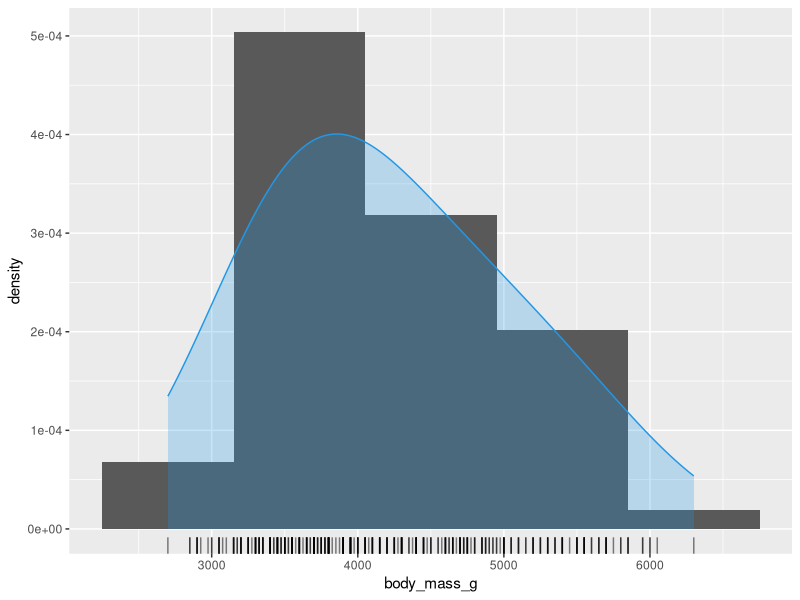
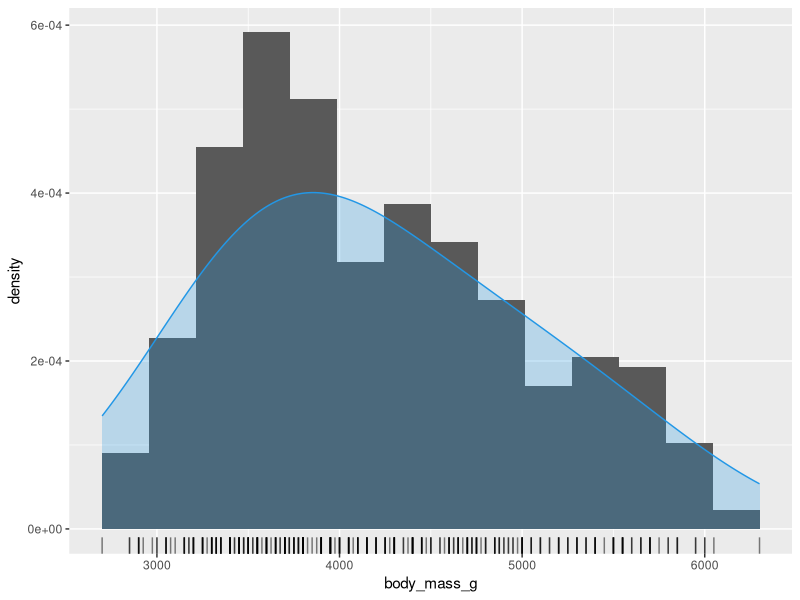
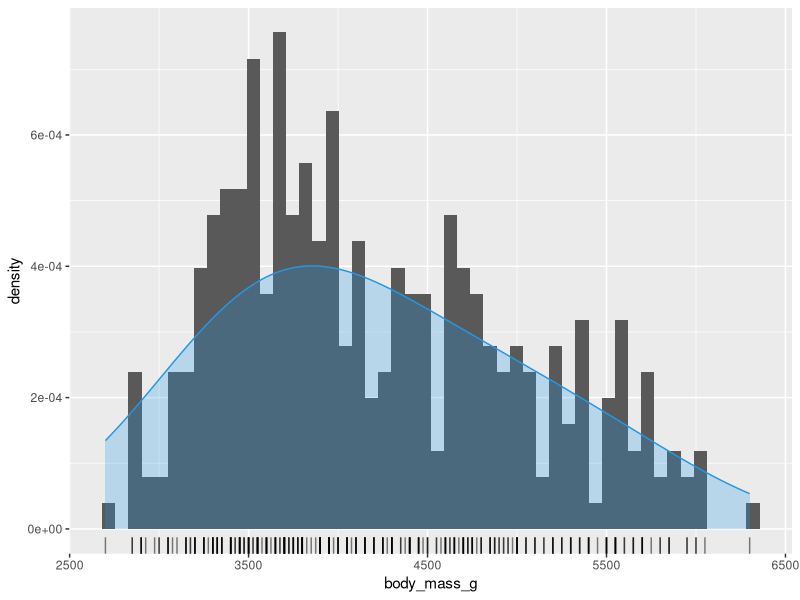
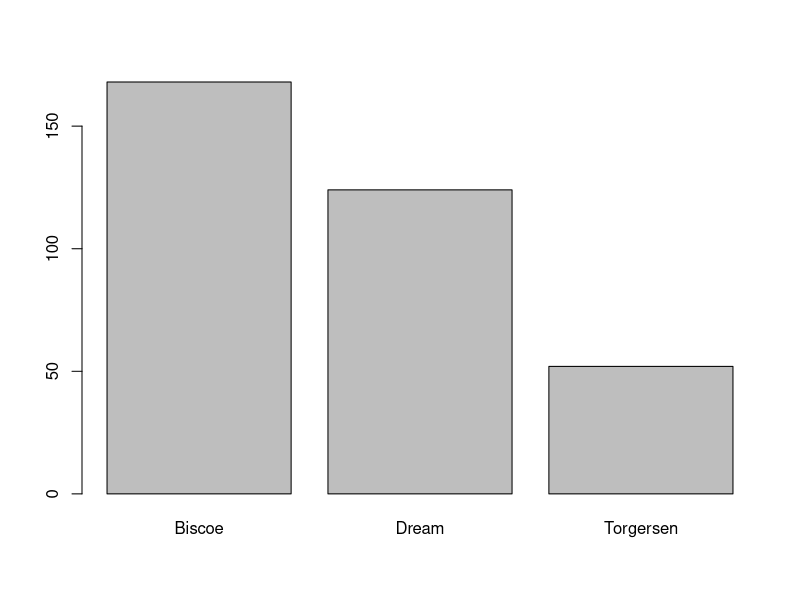
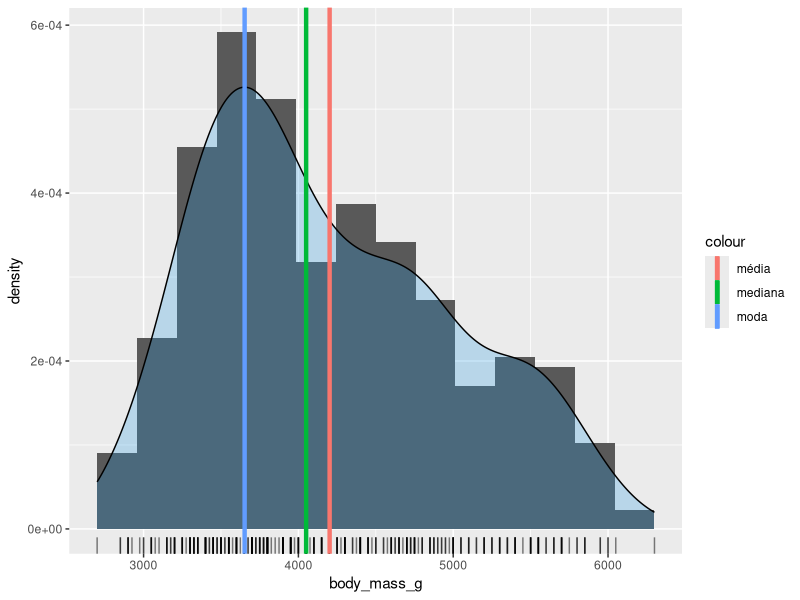
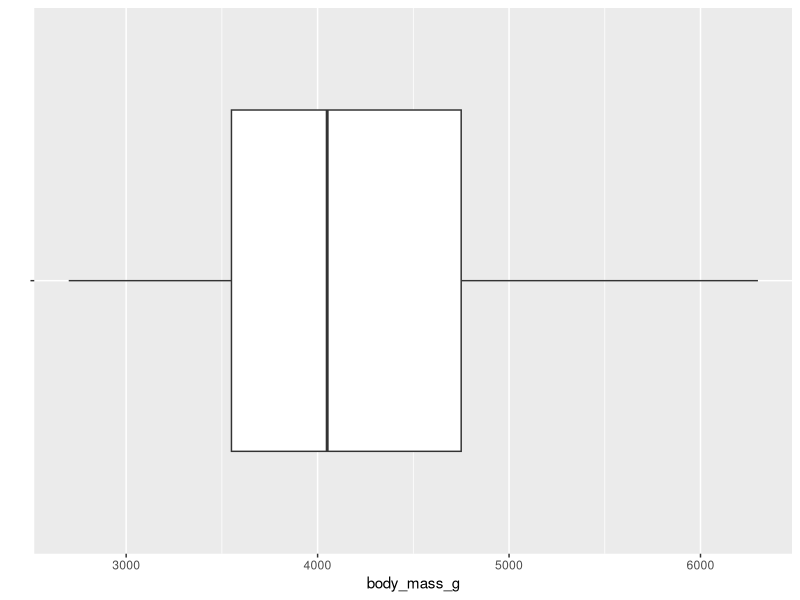
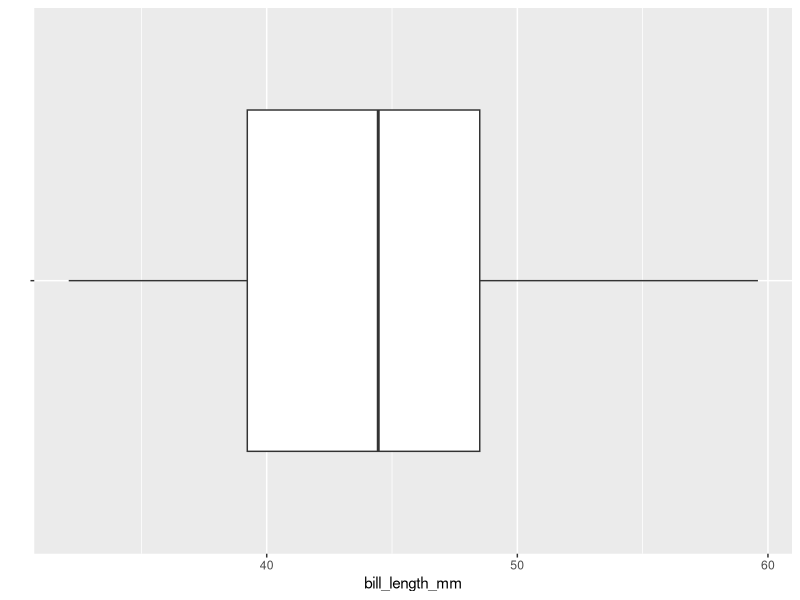
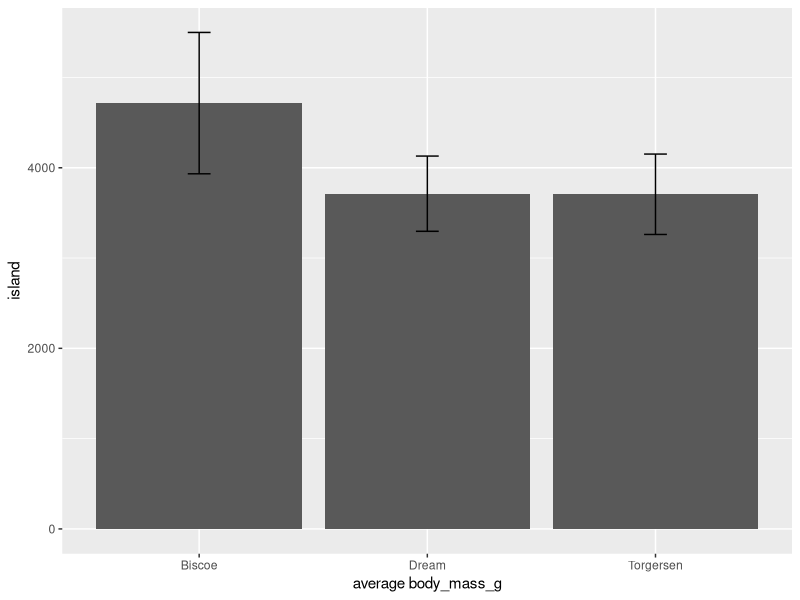

These figures' R source, in order:
## ---- chunk 1
library(tidyverse)
library(palmerpenguins)
library(dplyr)
library(knitr)


## ---- chunk 2

# Carregar a base de dados e gerar um glimpse
data(penguins)
glimpse(penguins)


## ---- chunk 3
# verifica início da tabela
head(penguins)

# verifica final da tabela
tail(penguins)

# nomes das variáveis
names(penguins)

# número de colunas (variáveis)
ncol(penguins)

# número de observações
nrow(penguins)

# dimensões da tabela
dim(penguins)
## ---- chunk 4
#| label: tbl-penguins
#| tbl-cap: Conjunto de dados `penguins` (primeiras 25 observações).

# gera tabela de dados
#library(knitr)
kable(head(penguins, n = 25))
## ---- chunk 5
#| label: fig-palmerpenguins-hist-body_mass_g
#| layout-ncol: 3
#| fig-asp: 0.75
#| fig-cap: Histogramas de `body_mass_g` para diferentes números de bins
#| fig-subcap: 
#|   - (bins = 5)
#|   - (bins = 15)
#|   - (bins = 50)
#| warning: false

# Histograma de `body_mass_g`
ggplot(penguins, aes(x = body_mass_g)) +
  geom_histogram(aes(y = after_stat(density)), bins = 5) +
  # adiciona linha de densidade estimada (suavização)
  geom_density(lwd = 0.5, colour = 4, fill = 4, alpha = 0.25, adjust = 2.5) +
  # adiciona dispersão unidimensional de `body_mass_g`
  geom_rug(alpha = 0.5)


# Histograma de `body_mass_g`
ggplot(penguins, aes(x = body_mass_g)) +
  geom_histogram(aes(y = after_stat(density)), bins = 15) +
  # adiciona linha de densidade estimada (suavização)
  geom_density(lwd = 0.5, colour = 4, fill = 4, alpha = 0.25, adjust = 2.5) +
  # adiciona dispersão unidimensional de `body_mass_g`
  geom_rug(alpha = 0.5)


# Histograma de `body_mass_g`
ggplot(penguins, aes(x = body_mass_g)) +
  geom_histogram(aes(y = after_stat(density)), bins = 50) +
  # adiciona linha de densidade estimada (suavização)
  geom_density(lwd = 0.5, colour = 4, fill = 4, alpha = 0.25, adjust = 2.5) +
  # adiciona dispersão unidimensional de `body_mass_g`
  geom_rug(alpha = 0.5)

## ---- chunk 6
#| label: fig-penguins-barplot-island
#| fig-asp: 0.75
#| fig-cap: Número de ocorrências em cada classe da variável `island`.
#| warning: false

penguins %>% 
  # seleciona variável `island`
  select(island) %>%
  
  # conta número de ocorrências em cada uma das classes da variável `island` 
  table %>%
  # imprime tabela
  print %>%
  # constrói barplot
    barplot
## ---- chunk 7
#| label: fig-medidas-localizacao-body_mass_g
#| fig-asp: 0.75
#| fig-cap: Medidas de centro ou localização para variável `body_mass_g`.
#| warning: false

# Remover valores ausentes de 'body_mass_g'
body_mass_g_clean <- na.omit(penguins$body_mass_g)

# Estimar a densidade usando o vetor sem NA
density_estimate <- density(body_mass_g_clean)
mean_value   <- mean(body_mass_g_clean)
median_value <- median(body_mass_g_clean)
mode_value   <- density_estimate$x[which.max(density_estimate$y)]

ggplot(penguins, aes(x = body_mass_g)) +
  geom_histogram(aes(y = after_stat(density)), bins = 15) +
  # adiciona linha de densidade estimada (suavização)
  geom_density(lwd = 0.5, fill = 4, alpha = 0.25) +
  # adiciona dispersão unidimensional de `body_mass_g`
  geom_rug(alpha = 0.5) +
  # adiciona "média"
  geom_vline(aes(xintercept = mean(body_mass_g_clean), color = "média"),
             lwd = 1.5, show.legend = TRUE) + 
  # adiciona "mediana"
  geom_vline(aes(xintercept = median(body_mass_g_clean), color = "mediana"),
             lwd = 1.5, show.legend = TRUE) +
  # adiciona "moda"
  geom_vline(aes(xintercept =  mode_value, color = "moda"), 
             lwd = 1.5, show.legend = TRUE)

## ---- chunk 8
#| label: fig-penguins-boxplot-body_mass_g
#| fig-height: 2
#| fig-cap: Boxplot de `body_mass_g` e `bill_length_mm`.
#| fig-subcap: 
#|   - "`body_mass_g`"
#|   - "`bill_length_mm`"
#| warning: false

ggplot(penguins, aes(x = body_mass_g, y = "")) +
  # adiciona boxplot
  geom_boxplot () +
  # adiciona rótulo aos eixos  
  labs(y = "", x = "body_mass_g")

ggplot(penguins, aes(x = bill_length_mm, y = "")) +
  # adiciona boxplot
  geom_boxplot () +
  # adiciona rótulo aos eixos  
  labs(y = "", x = "bill_length_mm")

## ---- chunk 9
# Resumo numérico
body_mass_g_by_island <- penguins %>%
  group_by(island) %>%
  summarize(avg_body_mass_g = mean(body_mass_g, na.rm = TRUE), 
            se_body_mass_g = sd(body_mass_g, na.rm = TRUE))
  
body_mass_g_by_island
  
## ---- chunk 10
#| label: fig-penguins-barplot-island-body_mass_g
#| fig-cap: Expectativa de vida média e desvio-padrão em diferentes ilhas
#| warning: false

ggplot(body_mass_g_by_island, aes(x = island, y = avg_body_mass_g)) +
  # gera gráfico de barras
  geom_col() +
  # adiciona barras de erros (largura de 2 desvios-padrão)
    geom_errorbar (aes(ymin = avg_body_mass_g - se_body_mass_g, 
                     ymax = avg_body_mass_g + se_body_mass_g), width = 0.1) +
  labs(x = "average body_mass_g", y = "island")
## ---- chunk 11
#| label: fig-penguins-boxplot-island-body_mass_g
#| fig-cap: Comparação das distribuições de `body_mass_g` para diferentes ilhas utilizando _boxplots_.
#| warning: false


ggplot(penguins, aes(x = body_mass_g, y = island, fill = island)) +
  geom_boxplot() +
  labs(x = "body_mass_g", y = "island")
## ---- chunk 12
#| label: fig-penguins-density-island-body_mass_g
#| fig-cap: Comparação das distribuições de `body_mass_g` para diferentes ilhas utilizando densidades estimadas.
#| warning: false

ggplot(penguins, aes(x = body_mass_g, fill = island)) +
  geom_density(alpha = 0.5,  position = "identity") +
  labs(x = "body_mass_g")

## ---- chunk 13
#| label: fig-penguins-tendencia
#| fig-cap: Variação temporal do body_mass_g.
#| warning: false

ggplot(penguins, aes(x = year, y = body_mass_g)) +
  geom_point(alpha = 0.3) +
  # inclui reta de tendência
  geom_smooth(method = "lm", se = FALSE) + 
  # inclui linha de tendência suave
  geom_smooth(color = "red", se = FALSE)  
 
## ---- chunk 14
#| label: fig-penguins-tendencia-island
#| fig-cap: Variação temporal no peso por ilha
#| warning: false

body_mass_g_by_island_year <- penguins %>%
  group_by(island, year) %>%
  summarize(avg_body_mass_g = mean(body_mass_g, na.rm = TRUE) )

ggplot(body_mass_g_by_island_year, aes(x = year, y = avg_body_mass_g, color = island)) +
  geom_line()+
  geom_point(alpha = 0.3)

## ---- chunk 15
#| label: fig-penguins-body_mass_g-flipper_length_mm
#| fig-cap: Relação entre peso e flipper_length_mm.
#| fig-subcap: 
#|   - "dados originais"
#|   - "adiciona dimensão utilizando cores para diferentes ilhas"
#|   - "transformando a escala"
#| warning: false

# dados originais
ggplot(penguins, aes(x = bill_length_mm, y = body_mass_g)) +
  geom_point(alpha = 0.3)

# adiciona cor por islands
ggplot(penguins, aes(x = bill_length_mm, y = body_mass_g, color = island)) +
  geom_point(alpha = 0.3)

# transforma escala
ggplot(penguins, aes(x = bill_length_mm, y = body_mass_g, color = island)) +
  geom_point(alpha = 0.3) +
  scale_x_log10() +
  labs(x = "log of bill_length_mm")
  
  
## ---- chunk 16
#| label: fig-penguins-body_mass_g-flipper_length_mm-island
#| fig-cap: Relação entre peso e flipper_length_mm para diferentes ilhas
#| warning: false

ggplot(filter(penguins, island != "Oceania"), aes(x = bill_length_mm, y = body_mass_g)) +
  geom_point(alpha = 0.3) +
  scale_x_log10() +
  facet_wrap(~island) +
  geom_smooth(method = "lm", se = FALSE) +
  labs(x = "log of bill_length_mm")

## ---- chunk 17
#| label: fig-penguins-scatterplot-base
#| fig-width: 10
#| fig-asp: 1
#| fig-cap: Matriz de gráficos de dispersão para massa de dados `penguins` (biblioteca `base R`)
#| warning: false

# cria nova massa de dados com as observações correspondentes ao ano de 2007
penguins_2007 <- penguins %>%
  filter(year == 2007) %>%
  select(!year)

# Matriz de gráficos de dispersão (base R)
penguins_2007 %>% 
  select(!sex) %>% 
  plot

## ---- chunk 18
#| label: fig-penguins-scatterplot-ggally
#| fig-width: 10
#| fig-asp: 1
#| fig-cap: Matriz de gráficos de dispersão para massa de dados `penguins` (biblioteca `GGaly`)
#| warning: false

library(GGally)

# Matriz de gráficos de dispersão (GGali)
penguins_2007 %>% 
  select(!sex) %>% 
  ggpairs
  
## ---- chunk 19
#| label: fig-penguins-scatterplot-condicional
#| fig-cap: Condicionando a uma variável categórica.
#| warning: false

ggplot(penguins_2007, aes(x = flipper_length_mm, y = body_mass_g)) +
  # adiciona pontos 
  # (cores e símbolos distintos para diferentes classes da variável `island`)
  geom_point(aes(color = island, shape = island)) + 
  # adiciona retas de tendência
  geom_smooth(aes(color = island), method = "lm", se = FALSE)
